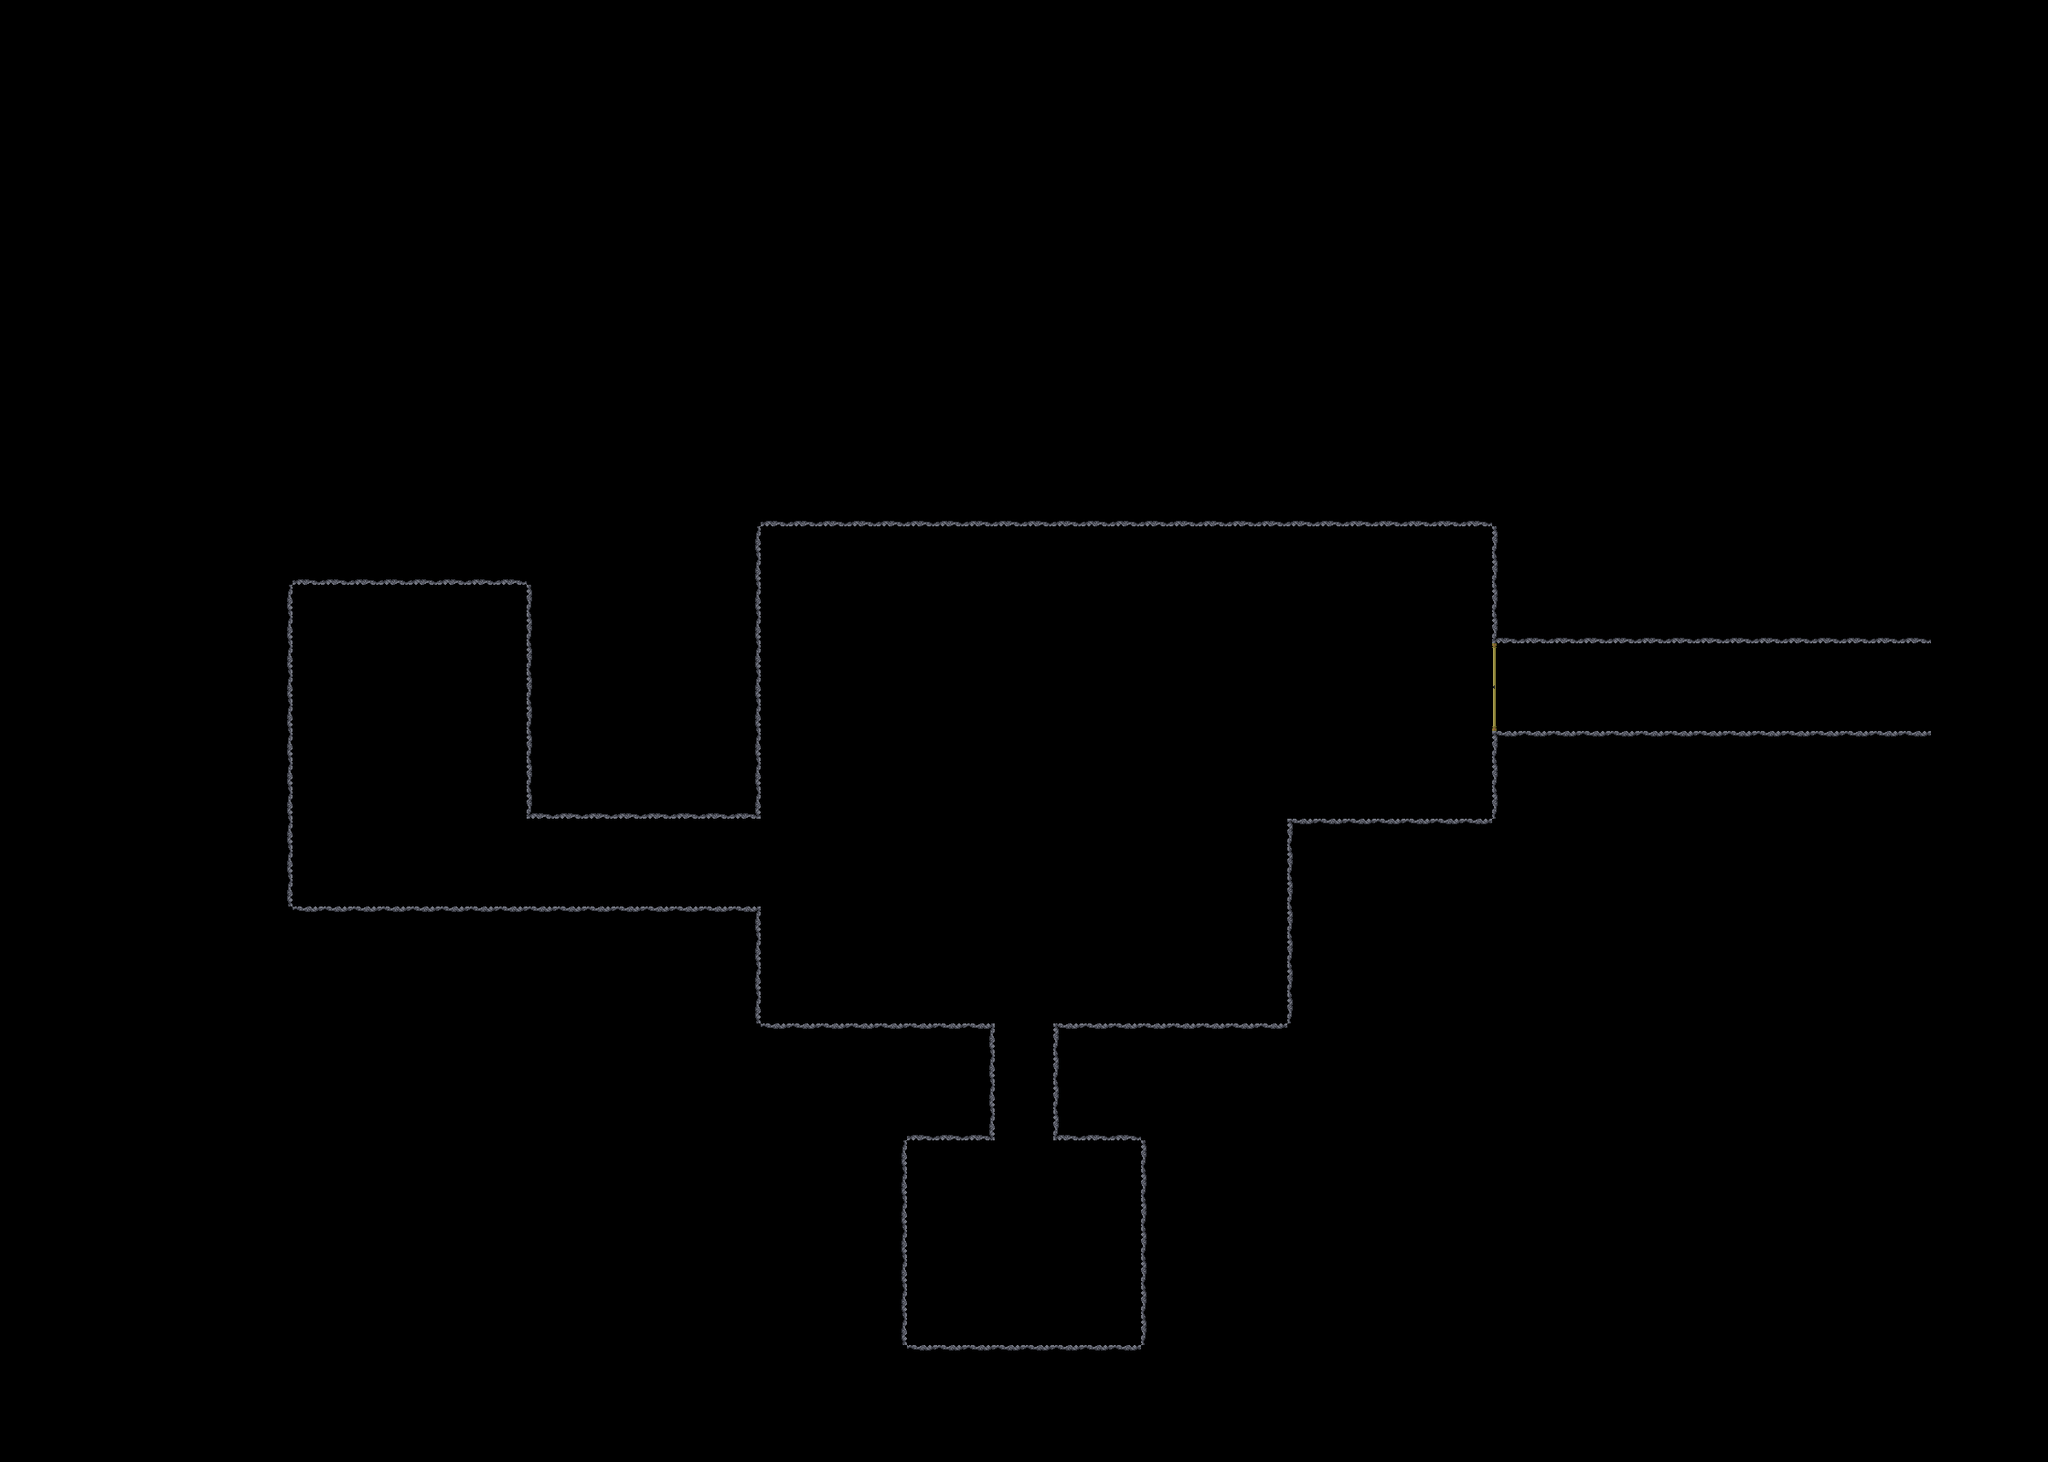

The image is a tile-based game level rendered from a .tmx file. Its description and source (layers, tilesets, objects; grid data summarised) follow:
An orthogonal 70x50 tile map with 32x32 px tiles, 3 tile layers (MainRooms, Tunnels, Door), 3 tilesets and 9 objects (7x EnemySpawn, playerSpawn, keySpawn).

<map version="1.10" tiledversion="1.10.1" orientation="orthogonal" renderorder="right-down" width="70" height="50" tilewidth="32" tileheight="32" infinite="0" nextlayerid="5" nextobjectid="11">
 <tileset firstgid="1" name="TilesetAssets" tilewidth="32" tileheight="32" tilecount="7" columns="0">
  <grid orientation="orthogonal" width="1" height="1" />
  <tile id="0">
   <image width="32" height="32" source="assets/Wall-Left.png" />
  </tile>
  <tile id="1">
   <image width="32" height="32" source="assets/Wall-Right.png" />
  </tile>
  <tile id="2">
   <image width="32" height="32" source="assets/Wall-Top.png" />
  </tile>
  <tile id="3">
   <image width="32" height="32" source="assets/Wall-Bottom.png" />
  </tile>
  <tile id="4">
   <image width="32" height="32" source="assets/Middle_Gate.png" />
  </tile>
  <tile id="5">
   <image width="32" height="32" source="assets/Top_Gate.png" />
  </tile>
  <tile id="6">
   <image width="32" height="32" source="assets/Bottom_Gate.png" />
  </tile>
 </tileset>
 <tileset firstgid="8" name="TilesetAssets" tilewidth="32" tileheight="32" tilecount="7" columns="0">
  <grid orientation="orthogonal" width="1" height="1" />
  <tile id="0">
   <image width="32" height="32" source="assets/Wall-Left.png" />
  </tile>
  <tile id="1">
   <image width="32" height="32" source="assets/Wall-Right.png" />
  </tile>
  <tile id="2">
   <image width="32" height="32" source="assets/Wall-Top.png" />
  </tile>
  <tile id="3">
   <image width="32" height="32" source="assets/Wall-Bottom.png" />
  </tile>
  <tile id="4">
   <image width="32" height="32" source="assets/Middle_Gate.png" />
  </tile>
  <tile id="5">
   <image width="32" height="32" source="assets/Top_Gate.png" />
  </tile>
  <tile id="6">
   <image width="32" height="32" source="assets/Bottom_Gate.png" />
  </tile>
 </tileset>
 <tileset firstgid="15" name="TilesetAssets" tilewidth="32" tileheight="32" tilecount="7" columns="0">
  <grid orientation="orthogonal" width="1" height="1" />
  <tile id="0">
   <image width="32" height="32" source="assets/Wall-Left.png" />
  </tile>
  <tile id="1">
   <image width="32" height="32" source="assets/Wall-Right.png" />
  </tile>
  <tile id="2">
   <image width="32" height="32" source="assets/Wall-Top.png" />
  </tile>
  <tile id="3">
   <image width="32" height="32" source="assets/Wall-Bottom.png" />
  </tile>
  <tile id="4">
   <image width="32" height="32" source="assets/Middle_Gate.png" />
  </tile>
  <tile id="5">
   <image width="32" height="32" source="assets/Top_Gate.png" />
  </tile>
  <tile id="6">
   <image width="32" height="32" source="assets/Bottom_Gate.png" />
  </tile>
 </tileset>
 <layer id="1" name="MainRooms" width="70" height="50">
  <properties>
   <property name="solid" type="bool" value="true" />
  </properties>
  <data>[3500 cells, 138 non-empty, 4 distinct tile ids]</data>
 </layer>
 <objectgroup id="4" name="Spawn">
  <properties>
   <property name="excalibur" type="bool" value="true" />
  </properties>
  <object id="1" name="playerSpawn" x="1118.67" y="1357.33">
   <point />
  </object>
  <object id="2" name="keySpawn" x="450.667" y="705.333">
   <point />
  </object>
  <object id="3" name="EnemySpawn" x="1280" y="665.333">
   <point />
  </object>
  <object id="5" name="EnemySpawn" x="1204" y="1044">
   <point />
  </object>
  <object id="6" name="EnemySpawn" x="1089.33" y="856">
   <point />
  </object>
  <object id="7" name="EnemySpawn" x="1170.67" y="756">
   <point />
  </object>
  <object id="8" name="EnemySpawn" x="1002.67" y="1033.33">
   <point />
  </object>
  <object id="9" name="EnemySpawn" x="926.667" y="793.333">
   <point />
  </object>
  <object id="10" name="EnemySpawn" x="1412" y="842.667">
   <point />
  </object>
 </objectgroup>
 <layer id="2" name="Tunnels" width="70" height="50">
  <properties>
   <property name="solid" type="bool" value="true" />
  </properties>
  <data>[3500 cells, 55 non-empty, 4 distinct tile ids]</data>
 </layer>
 <layer id="3" name="Door" width="70" height="50">
  <properties>
   <property name="solid" type="bool" value="true" />
  </properties>
  <data>[3500 cells, 3 non-empty, 3 distinct tile ids]</data>
 </layer>
</map>
